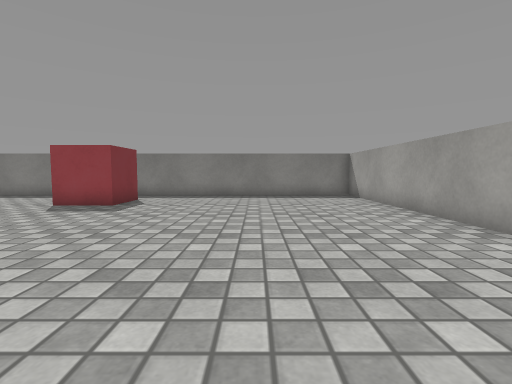
view 1 (above)

16 first-person views from a walk through a Unity game level. The camera is 0.55 m above the floor, tilts 4° down and sees 85° across. The floor is counted in squares, 0.5 m on a side. Each view is taken from the middle of a square. On the plan, view 1 faces up. The plan holds only what a view shows up to about 12 squares ahead; the rest is blank. Surface patterns are stand-ins for the level's own textures.

view 2
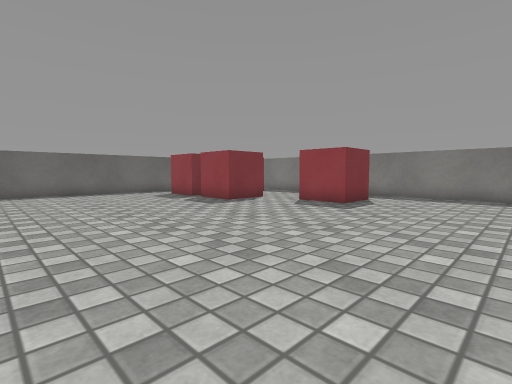

view 3
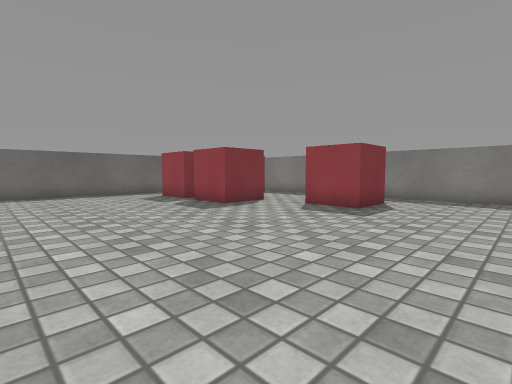

view 4
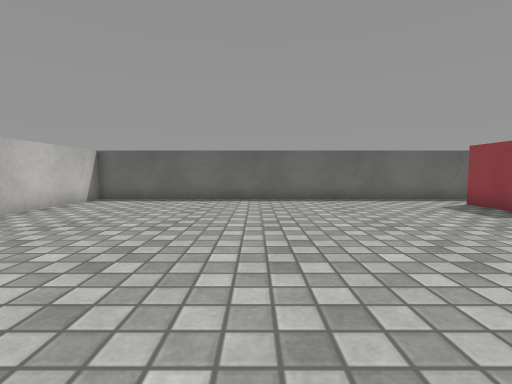

view 5
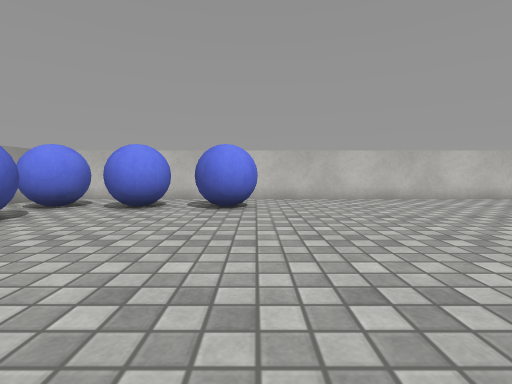

view 6
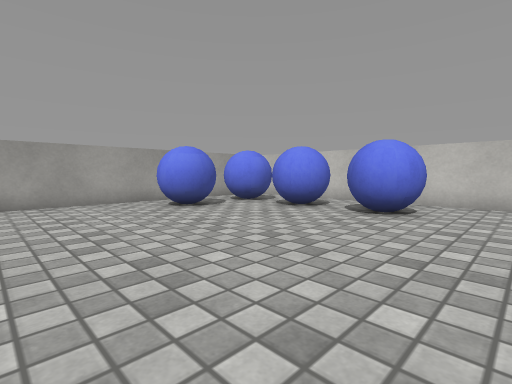

view 7
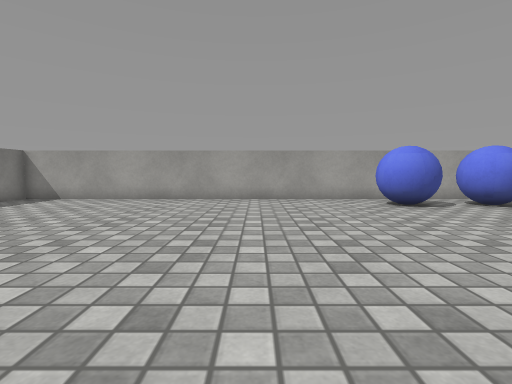

view 8
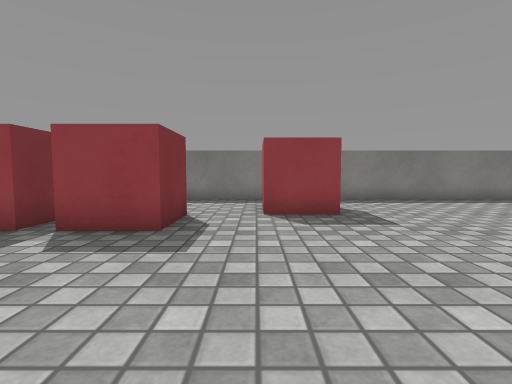

view 9
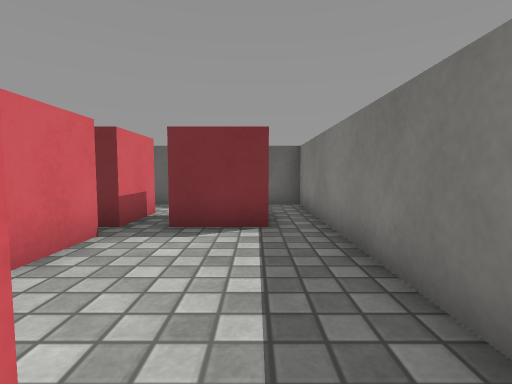

view 10
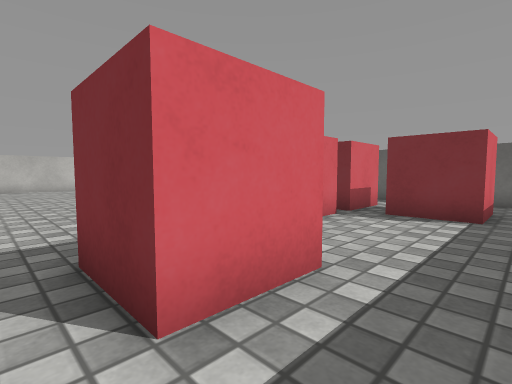

view 11
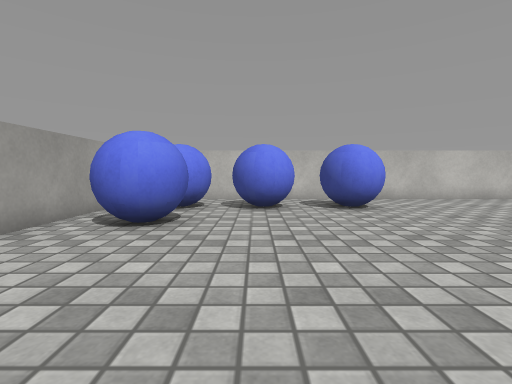

view 12
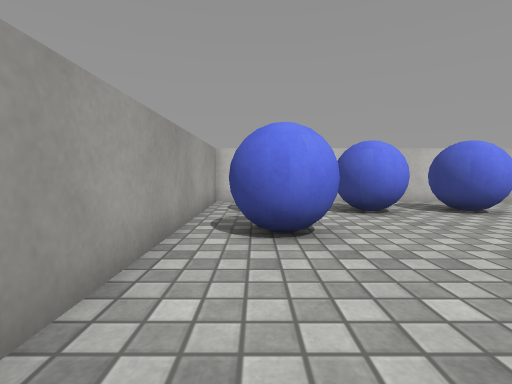

view 13
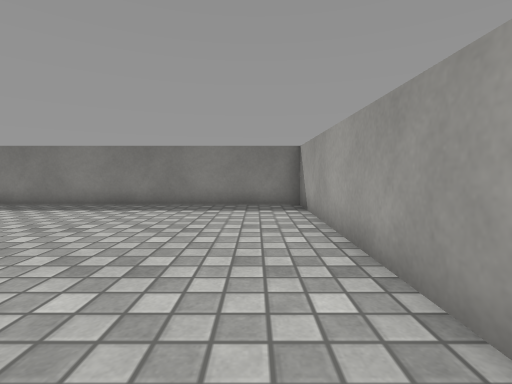

view 14
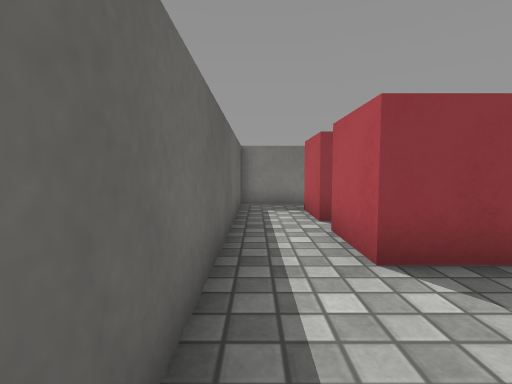

view 15
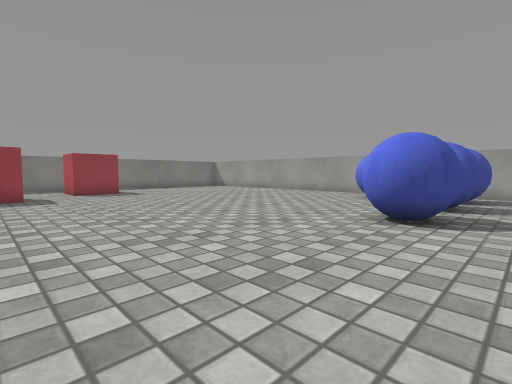

view 16
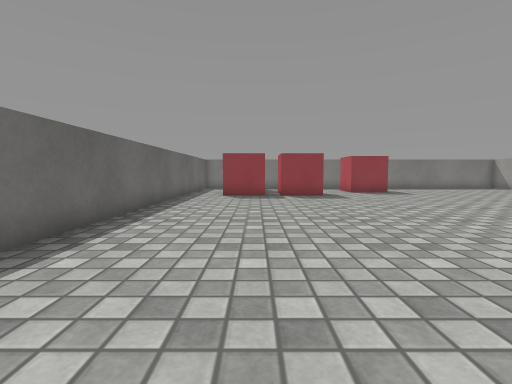

### Floor plan
Key: @ floor where view 1 was taken; # wall or solid block; . floor; O other object.
Columns run from 16 left of view 1 to 5 right of it. Each row starts with its distance up from view 1.
 14 ######################
 13 #....................#
 12 #..OO................#
 11 #..OO....OOO.........#
 10 #..OO....O O.........#
  9 #..OOOOO..OO.........#
  8 #..OOO O.............#
  7 #..OO.OO.............#
  6 #....................#
  5 #....................#
  4 #....................#
  3 #....................#
  2 #....................#
  1 #....................#
  0 #...............@.OO.#
 -1 #.................OO.#
 -2 #.................O .#
 -3 #............O.OO.OO.#
 -4 #...........OOOOOOO .#
 -5 #............O.OO.O .#
 -6 #....................#
 -7 ######################

Positions as (right, up) in squares from view 1, and headings:
1: (0, 0), facing up
2: (0, 0), facing up-left
3: (-1, 1), facing up-left
4: (-4, 0), facing left
5: (-4, 5), facing down
6: (-6, 4), facing down-right
7: (-7, 4), facing right
8: (-7, 2), facing up
9: (-6, 12), facing left
10: (-4, 13), facing down-left
11: (0, 5), facing down
12: (3, 4), facing down
13: (3, 4), facing up
14: (-15, 4), facing up
15: (-10, -6), facing up-right
16: (-12, -6), facing up
